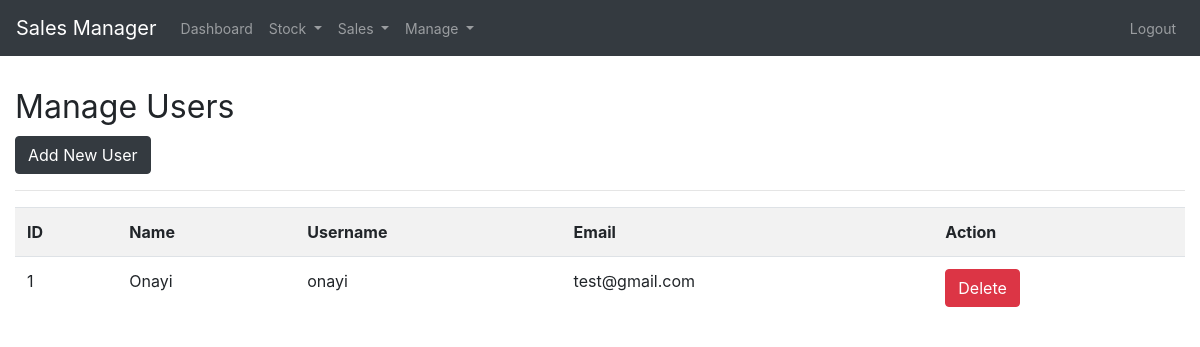
Page /manage_users (signed in) on the committed database.
### manage.py (models this page shows)
class Users(db.Model):
    id =db.Column(db.Integer, primary_key=True)
    name = db.Column(db.String(100))
    username = db.Column(db.String(50), unique=True, nullable=False)
    email = db.Column(db.String(100), nullable=False)
    password = db.Column(db.String(60), nullable=False)
    create_date = db.Column(db.DateTime, nullable=False)

### app.py (the view)
@app.route('/manage_users')
@is_logged_in
def manage_users():
    users = Users.query.all()
    if len(users) > 0:
        return render_template('manage_users.html', users=users)
    else:
        msg = 'No Users Found'
        return render_template('manage_users.html', msg=msg)

### app.py (called while the page is built)
def is_logged_in(f):
    @wraps(f)
    def wrap(*args, **kwargs):
        if 'logged_in' in session:
            return f(*args, **kwargs)
        else:
            flash('Unathorized! Please login', 'danger')
            return redirect(url_for('login'))
    return wrap

### templates/manage_users.html (shortened to what this page needs)
{% extends 'layout.html' %}
{% block body %}
<div class="container-fluid">
   <h1><small>Manage Users</small></h1>
   <a class="btn btn-dark" href="/add_user">Add New User </a>
   <hr>
   <table class="table table-striped">
    <tr>
      <th>ID</th>
      <th>Name</th>
      <th>Username</th>
      <th>Email</th>
      <th>Action</th>
    </tr>
    {% for user in users %}
    <tr>
      <td> {{user.id}} </td>
      <td> {{user.name}} </td>
      <td> {{user.username}} </td>
      <td> {{user.email}} </td>
      <td>
        <form action="{{url_for('delete_user', id=user.id)}}" method ="post" >
           <input type ="submit" value ="Delete" class="btn btn-danger">
        </form>
      </td>
    </tr>
    {% endfor %}
   </table>
</div>
{% endblock %}

### rows in the picture
Users: id "1", name "Onayi", username "onayi", email "test@gmail.com"
